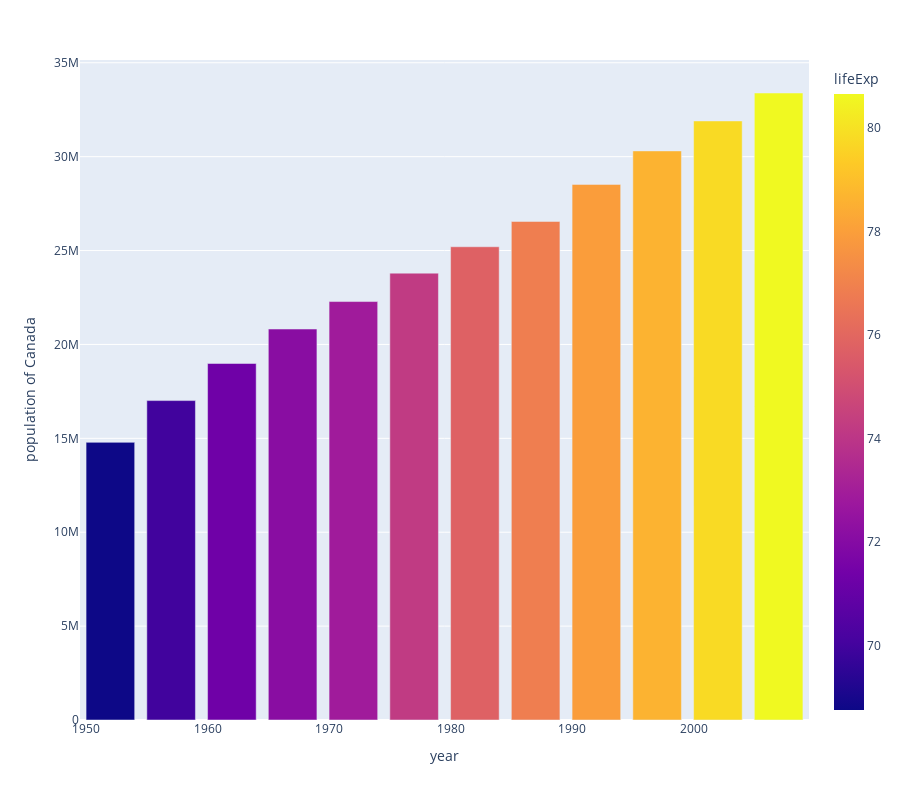

Notebook cell for this chart:
### Code cell
fig = px.bar(df,
             x='year',
             y='pop',
             hover_data=['lifeExp', 'gdpPercap'],
             color='lifeExp',
             labels={'pop': 'population of Canada'},
             height=800
            )

fig.show()

### Figure 1 — Plotly figure (JSON) as saved in the notebook; plotly's stock layout.template omitted (floating-point values rounded to 4 significant figures)
{"data": [{"alignmentgroup": "True", "customdata": [[68.75, 11370.0], [69.96, 12490.0], [71.3, 13460.0], [72.13, 16080.0], [72.88, 18970.0], [74.21, 22090.0], [75.76, 22900.0], [76.86, 26630.0], [77.95, 26340.0], [78.61, 28950.0], [79.77, 33330.0], [80.65, 36320.0]], "hovertemplate": "year=%{x}<br>population of Canada=%{y}<br>lifeExp=%{marker.color}<br>gdpPercap=%{customdata[1]}<extra></extra>", "legendgroup": "", "marker": {"color": [68.75, 69.96, 71.3, 72.13, 72.88, 74.21, 75.76, 76.86, 77.95, 78.61, 79.77, 80.65], "coloraxis": "coloraxis", "pattern": {"shape": ""}}, "name": "", "offsetgroup": "", "orientation": "v", "showlegend": false, "textposition": "auto", "type": "bar", "x": [1952, 1957, 1962, 1967, 1972, 1977, 1982, 1987, 1992, 1997, 2002, 2007], "xaxis": "x", "y": [14785584, 17010154, 18985849, 20819767, 22284500, 23796400, 25201900, 26549700, 28523502, 30305843, 31902268, 33390141], "yaxis": "y"}], "layout": {"barmode": "relative", "coloraxis": {"colorbar": {"title": {"text": "lifeExp"}}, "colorscale": [[0, "#0d0887"], [0.1111, "#46039f"], [0.2222, "#7201a8"], [0.3333, "#9c179e"], [0.4444, "#bd3786"], [0.5556, "#d8576b"], [0.6667, "#ed7953"], [0.7778, "#fb9f3a"], [0.8889, "#fdca26"], [1, "#f0f921"]]}, "height": 800, "legend": {"tracegroupgap": 0}, "margin": {"t": 60}, "xaxis": {"anchor": "y", "domain": [0, 1], "title": {"text": "year"}}, "yaxis": {"anchor": "x", "domain": [0, 1], "title": {"text": "population of Canada"}}}}
